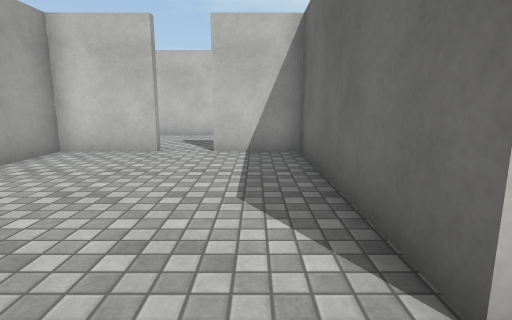
view 1 (above)

21 first-person views from a walk through a scene from a Unity 3-D project. The camera is 1.2 m above the floor, tilts 10° down and sees 80° across. The floor is counted in squares, 1 m on a side. Each view is taken from the middle of a square. On the plan, view 1 faces up. The plan holds only what a view shows up to about 13 squares ahead; the rest is blank. The place goes on beyond the plan. The player character is not drawn. Surface patterns are stand-ins for the level's own textures.

view 2
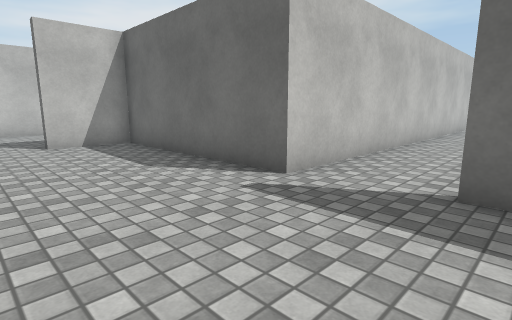

view 3
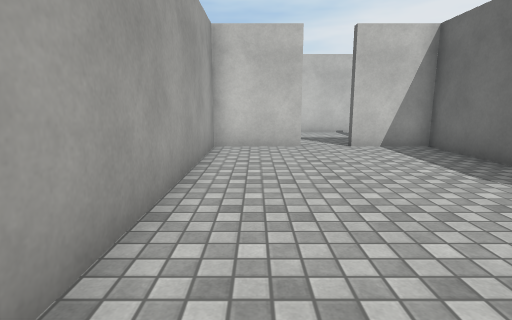

view 4
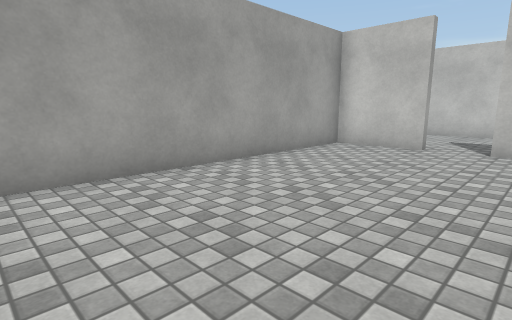

view 5
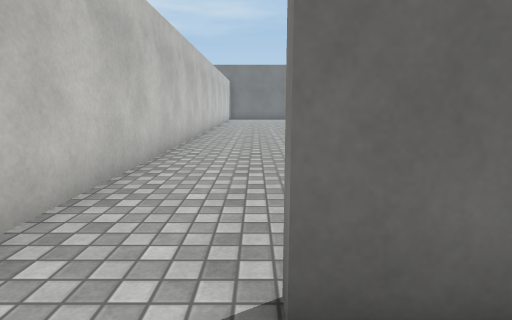

view 6
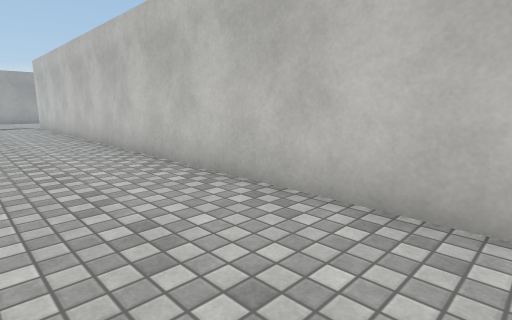

view 7
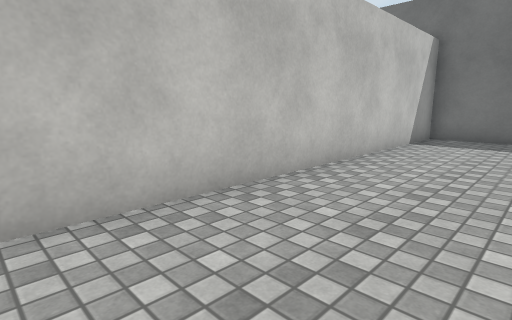

view 8
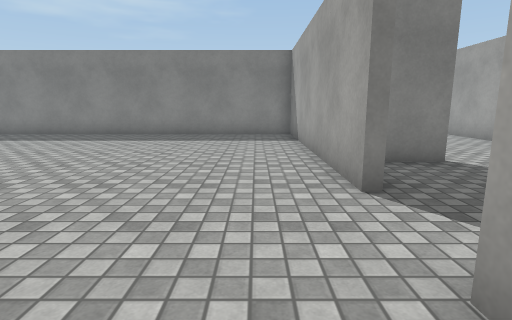

view 9
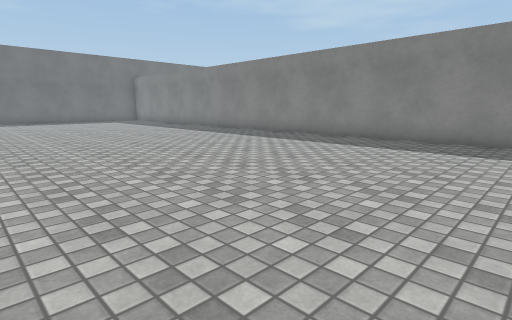

view 10
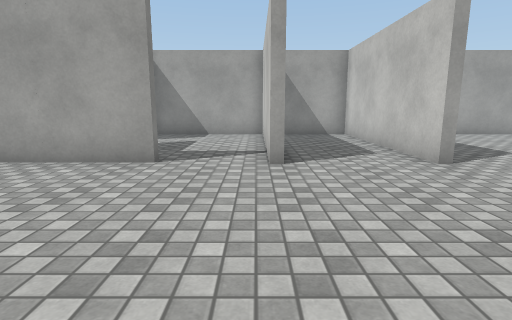

view 11
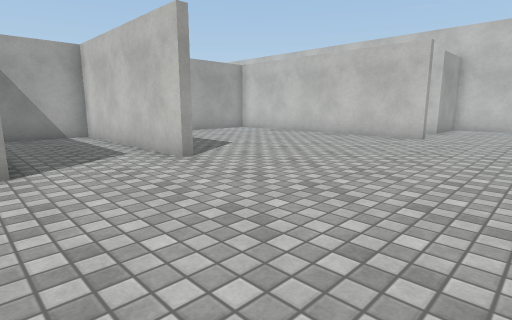

view 12
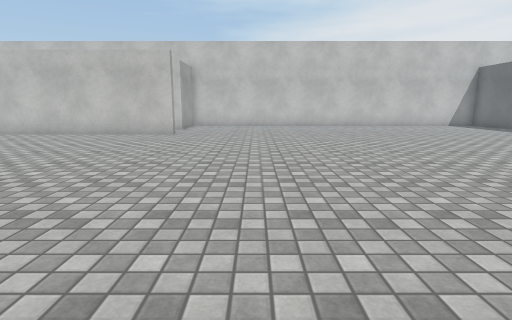

view 13
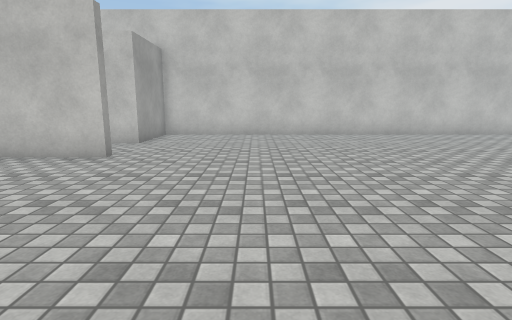

view 14
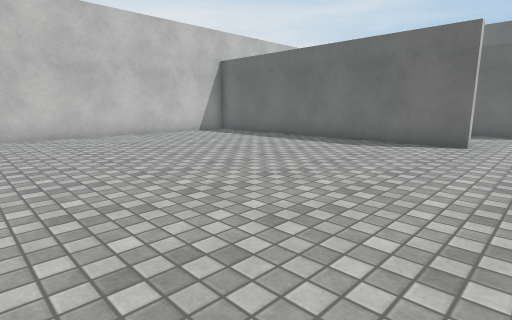

view 15
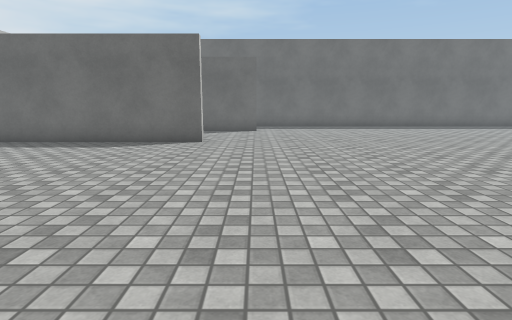

view 16
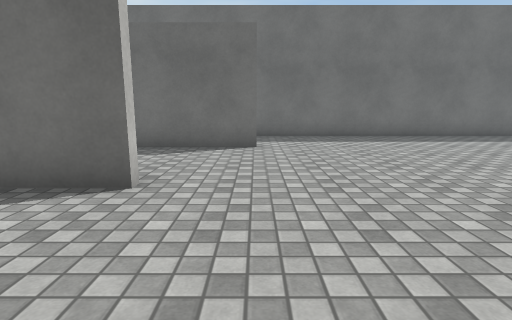

view 17
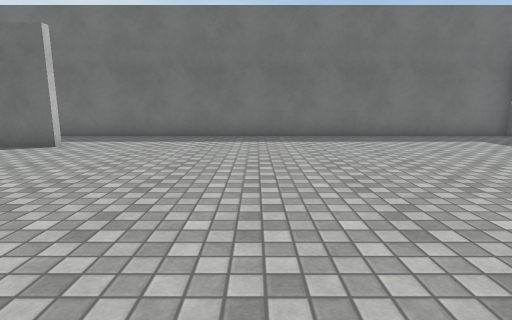

view 18
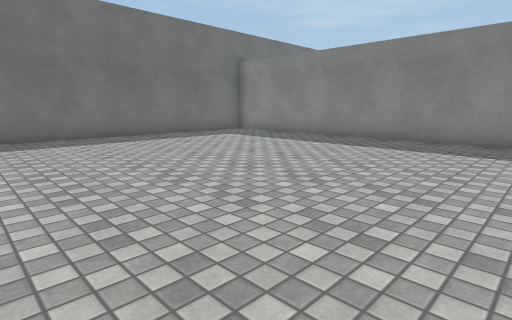

view 19
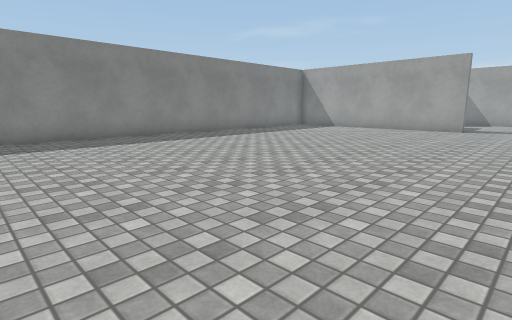

view 20
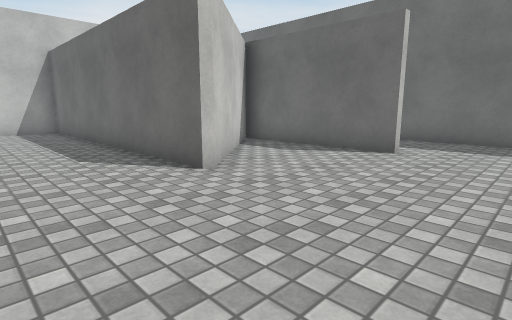

view 21
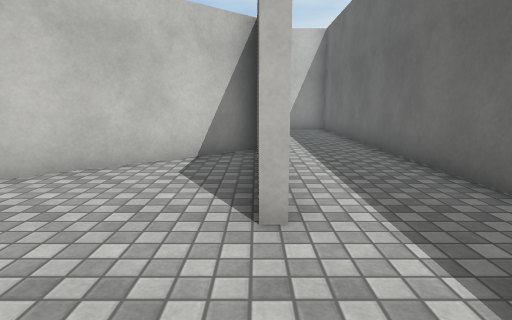

### Floor plan
Points are (right, up) in squares from view 1. A wall is a line through its corners. A room is listed if a view was taken in it or the views show most of it. See-through windows are left out.
Room 1 (views 1, 2, 3, 4, 5, 6, 7)
walls: (1.5, -2.4) (1.5, -1.2) (1.9, -1.2); (-2.6, 8.1) (-5.3, 8.1) (-5.3, -0.6); (29.5, -1) (29.5, 1.4) (1.2, 1.4) (1.2, 8.1) (-1.1, 8.1)
ways out: opening at (-2, 8) to room 2
Room 2 (views 8, 9, 10, 11, 12, 13, 14, 15, 16, 17, 18, 19, 20, 21)
walls: (21.4, 19.8) (21.4, 30.4); (1.7, 17.2) (1.7, 16.9) (-5.3, 16.9) (-5.3, 14.1); (1.8, 13.3) (-4.6, 13.3); (1.5, 10.9) (1.5, 2); (4.5, 25.2) (-3, 25.2); (26, 17.9) (26, 23.6) (21.7, 19.8); (-1.1, 8.1) (-1.1, 8.4) (0.2, 8.4); (-2.6, 8.5) (-2.6, 8.1); (20.9, 31) (4.2, 31) (4.2, 28) (3.2, 28); (-5.3, 13.4) (-5.3, 8.8); (1.4, 1.7) (24.5, 1.7); (-5.3, 24) (-5.3, 21.6); (29.5, 1.6) (29.5, 28.4)
ways out: opening at (-2, 8) to room 1

Where each view was taken, in squares from view 1:
view 1: 0 up, 0 right, facing up
view 2: 2 down, 3 left, facing up-right
view 3: 1 down, 4 left, facing up
view 4: 1 down, 0 right, facing up-left
view 5: 1 down, 0 right, facing right
view 6: 2 down, 21 right, facing up-left
view 7: 2 down, 17 right, facing up-right
view 8: 15 up, 3 right, facing down
view 9: 13 up, 4 right, facing down-right
view 10: 13 up, 8 right, facing left
view 11: 13 up, 8 right, facing up-left
view 12: 12 up, 8 right, facing up
view 13: 18 up, 8 right, facing up
view 14: 18 up, 11 right, facing up-right
view 15: 18 up, 11 right, facing right
view 16: 18 up, 17 right, facing right
view 17: 12 up, 17 right, facing right
view 18: 13 up, 17 right, facing down-right
view 19: 14 up, 18 right, facing down-left
view 20: 15 up, 18 right, facing up-right
view 21: 15 up, 26 right, facing up
